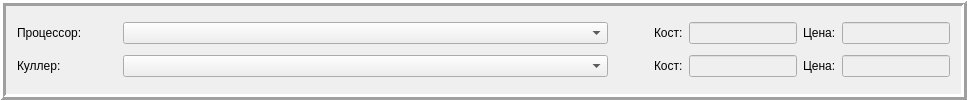
        <widget class="QFrame" name="frame_2">
         <property name="frameShape">
          <enum>QFrame::Box</enum>
         </property>
         <property name="frameShadow">
          <enum>QFrame::Raised</enum>
         </property>
         <property name="lineWidth">
          <number>3</number>
         </property>
         <layout class="QGridLayout" name="gridLayout_2">
          <item row="0" column="0">
           <layout class="QHBoxLayout" name="horizontalLayout_6">
            <item>
             <widget class="QLabel" name="label_13">
              <property name="minimumSize">
               <size>
                <width>100</width>
                <height>0</height>
               </size>
              </property>
              <property name="text">
               <string>Процессор: </string>
              </property>
             </widget>
            </item>
            <item>
             <widget class="QComboBox" name="comboBox_CPU">
              <property name="minimumSize">
               <size>
                <width>485</width>
                <height>0</height>
               </size>
              </property>
             </widget>
            </item>
            <item>
             <spacer name="horizontalSpacer_5">
              <property name="orientation">
               <enum>Qt::Horizontal</enum>
              </property>
              <property name="sizeHint" stdset="0">
               <size>
                <width>40</width>
                <height>20</height>
               </size>
              </property>
             </spacer>
            </item>
            <item>
             <widget class="QLabel" name="label_14">
              <property name="text">
               <string>Кост:</string>
              </property>
             </widget>
            </item>
            <item>
             <widget class="QLineEdit" name="lineEdit_cost_CPU">
              <property name="enabled">
               <bool>false</bool>
              </property>
              <property name="sizePolicy">
               <sizepolicy hsizetype="Fixed" vsizetype="Fixed">
                <horstretch>0</horstretch>
                <verstretch>0</verstretch>
               </sizepolicy>
              </property>
             </widget>
            </item>
            <item>
             <widget class="QLabel" name="label_15">
              <property name="text">
               <string>Цена:</string>
              </property>
             </widget>
            </item>
            <item>
             <widget class="QLineEdit" name="lineEdit_price_CPU">
              <property name="enabled">
               <bool>false</bool>
              </property>
              <property name="sizePolicy">
               <sizepolicy hsizetype="Fixed" vsizetype="Fixed">
                <horstretch>0</horstretch>
                <verstretch>0</verstretch>
               </sizepolicy>
              </property>
             </widget>
            </item>
           </layout>
          </item>
          <item row="1" column="0">
           <layout class="QHBoxLayout" name="horizontalLayout_3">
            <item>
             <widget class="QLabel" name="label_7">
              <property name="minimumSize">
               <size>
                <width>100</width>
                <height>0</height>
               </size>
              </property>
              <property name="text">
               <string>Куллер: </string>
              </property>
             </widget>
            </item>
            <item>
             <widget class="QComboBox" name="comboBox_Cooler">
              <property name="minimumSize">
               <size>
                <width>485</width>
                <height>0</height>
               </size>
              </property>
             </widget>
            </item>
            <item>
             <spacer name="horizontalSpacer_6">
              <property name="orientation">
               <enum>Qt::Horizontal</enum>
              </property>
              <property name="sizeHint" stdset="0">
               <size>
                <width>40</width>
                <height>20</height>
               </size>
              </property>
             </spacer>
            </item>
            <item>
             <widget class="QLabel" name="label_8">
              <property name="text">
               <string>Кост:</string>
              </property>
             </widget>
            </item>
            <item>
             <widget class="QLineEdit" name="lineEdit_cost_Cooler">
              <property name="enabled">
               <bool>false</bool>
              </property>
              <property name="sizePolicy">
               <sizepolicy hsizetype="Fixed" vsizetype="Fixed">
                <horstretch>0</horstretch>
                <verstretch>0</verstretch>
               </sizepolicy>
              </property>
             </widget>
            </item>
            <item>
             <widget class="QLabel" name="label_9">
              <property name="text">
               <string>Цена:</string>
              </property>
             </widget>
            </item>
            <item>
             <widget class="QLineEdit" name="lineEdit_price_Cooler">
              <property name="enabled">
               <bool>false</bool>
              </property>
              <property name="sizePolicy">
               <sizepolicy hsizetype="Fixed" vsizetype="Fixed">
                <horstretch>0</horstretch>
                <verstretch>0</verstretch>
               </sizepolicy>
              </property>
             </widget>
            </item>
           </layout>
          </item>
         </layout>
        </widget>
